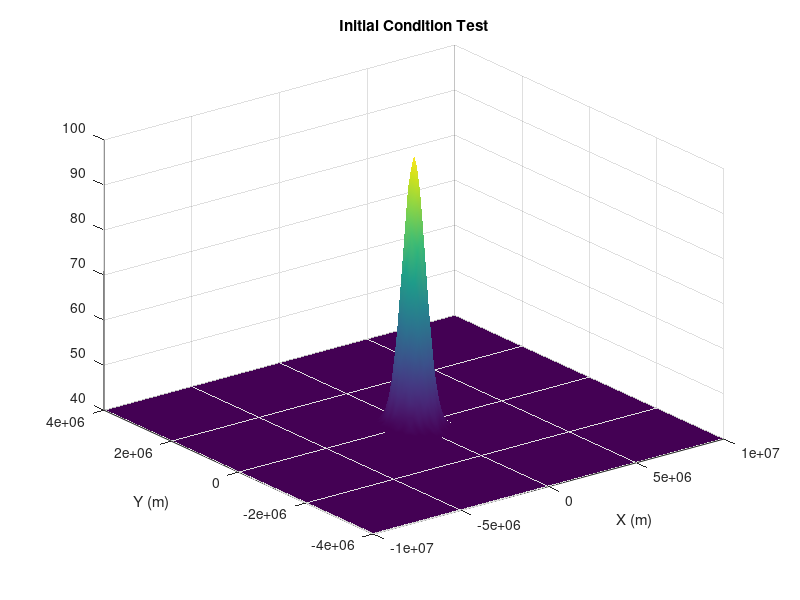

MATLAB code to generate this figure: (Note: this script raises an error after producing the figure.)
%% WOFD-AHO Shallow Water Model - Case 1
clear; clc;

% --- Parameters Case One (from table) ---
L_x = 20000000;      % 20,000 km -> meters
L_y = 8000000;       % 8,000 km -> meters
dx = 156000;         % 156 km -> meters
dy = 95000;          % 95 km -> meters
dt = 3050;           % Time step (s)
g_prime = 0.049;     % Reduced gravity
beta = 2e-11;        % Beta parameter
lambda = 1e4;        % Horizontal viscosity (A)
f0 = 1e-4;           % Reference Coriolis frequency

% Domain setup
H = 40;              % Background height
delta_h = 60;        % Bump height
l_x = 667000;        % Initial scale x
l_y = 334000;        % Initial scale y
numSteps = 1000;

% --- Mesh Grid ---
x = -L_x/2:dx:L_x/2;
y = -L_y/2:dy:L_y/2;
[X, Y] = meshgrid(x, y);

% Define varying Coriolis parameter (Beta-plane: f = f0 + beta*y)
F_coriolis = f0 + beta .* Y;

% --- Initial Conditions ---
u = zeros(size(X)); 
v = zeros(size(X)); 
h = H + delta_h*(exp(-((X.^2) / l_x^2) - (Y.^2) / l_y^2));

% Plot the initial h (Your original style)
figure(1);
surf(X, Y, h);
shading interp;
title('Initial Condition Test');
xlabel('X (m)'); ylabel('Y (m)');

%% Stabilized WOFD-AHO Model
% ... (Keep your parameters and Initial Conditions the same) ...

for t = 1:numSteps
    % 1. Create a "smoothed" version of old values to prevent checkerboarding
    % This is a simple Lax-style filter
    h_smooth = h;
    h_smooth(2:end-1, 2:end-1) = 0.25 * (h(1:end-2, 2:end-1) + h(3:end, 2:end-1) + ...
                                         h(2:end-1, 1:end-2) + h(2:end-1, 3:end));
    
    hu_old = h .* u; 
    hv_old = h .* v;

    % 2. Calculate Right Hand Sides (using the smoothed height for pressure)
    % We use 'h_smooth' in the pressure gradient to stop the noise
    rhs_u = (F_coriolis .* hv_old) ...
            - (g_prime .* h .* SpatialX(h, dx)) ... 
            + (lambda .* Laplacian(hu_old, dx, dy)) ...
            - (SpatialX(u.*hu_old, dx) + SpatialY(v.*hu_old, dy));

    rhs_v = -(F_coriolis .* hu_old) ...
            - (g_prime .* h .* SpatialY(h, dy)) ...
            + (lambda .* Laplacian(hv_old, dx, dy)) ...
            - (SpatialX(u.*hv_old, dx) + SpatialY(v.*hv_old, dy));

    rhs_h = -(SpatialX(hu_old, dx) + SpatialY(hv_old, dy));

    % 3. Update using the "Lax" averaged values
    % Replacing h_old with h_smooth here is key for stability
    hu = hu_old + dt .* rhs_u;
    hv = hv_old + dt .* rhs_v;
    h  = h_smooth + dt .* rhs_h; % The smoothing happens here

    % 4. Prevent division by zero and update velocity
    h(h < 1) = 1; % Physical floor so depth doesn't go negative
    u = hu ./ h;
    v = hv ./ h;

    % 5. Boundary Conditions (Hard walls)
    u([1 end], :) = 0; u(:, [1 end]) = 0;
    v([1 end], :) = 0; v(:, [1 end]) = 0;
    % No-gradient height
    h(1,:) = h(2,:); h(end,:) = h(end-1,:);
    h(:,1) = h(:,2); h(:,end) = h(:,end-1);

    % Visualization
    if mod(t, 20) == 0
        surf(X, Y, h); shading interp; zlim([30 110]);
        title(['Step: ', num2str(t)]);
        drawnow;
    end
end

% --- Finite Difference Functions ---
function dfdx = SpatialX(F, dx)
    dfdx = zeros(size(F)); 
    dfdx(:, 2:end-1) = (F(:, 3:end) - F(:, 1:end-2)) / (2 * dx);
end

function dfdy = SpatialY(F, dy)
    dfdy = zeros(size(F)); 
    dfdy(2:end-1, :) = (F(3:end, :) - F(1:end-2, :)) / (2 * dy);
end

function laplaceResult = Laplacian(F, dx, dy)
    xPart = zeros(size(F)); 
    yPart = zeros(size(F)); 
    xPart(:, 2:end-1) = (F(:, 3:end) - 2*F(:, 2:end-1) + F(:, 1:end-2)) / (dx^2);
    yPart(2:end-1, :) = (F(3:end, :) - 2*F(2:end-1, :) + F(1:end-2, :)) / (dy^2);
    laplaceResult = xPart + yPart;
end
